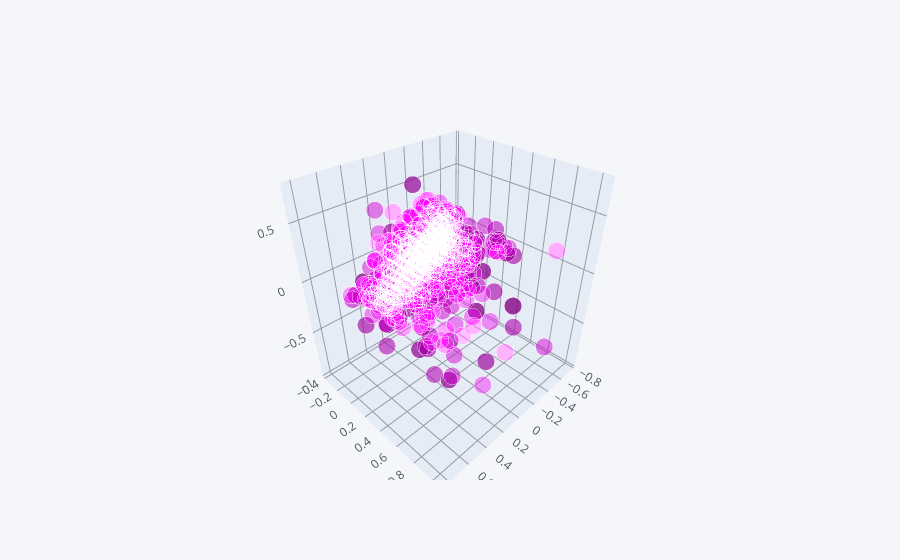

Notebook code for this chart:
### Code cell
Xm.iplot(kind='scatter3d',x=0,y=1,z=2,mode='markers',color='purple')

### Figure 1 — Plotly figure (JSON) as saved in the notebook; plotly's stock layout.template omitted (floating-point values rounded to 4 significant figures; data arrays with more than 128 entries replaced by an {"elided": "..."} marker saying what was removed)
{"data": [{"marker": {"color": {"elided": "1000 str values"}, "opacity": 0.8, "size": {"elided": "1000 int values"}, "symbol": "circle"}, "mode": "markers", "text": {"elided": "1000 str values"}, "type": "scatter3d", "x": {"elided": "1000 float values"}, "y": {"elided": "1000 float values"}, "z": {"elided": "1000 float values"}}], "layout": {"legend": {"bgcolor": "#F5F6F9", "font": {"color": "#4D5663"}}, "paper_bgcolor": "#F5F6F9", "plot_bgcolor": "#F5F6F9", "scene": {"xaxis": {"gridcolor": "#9499A3", "showgrid": true, "tickfont": {"color": "#4D5663"}, "title": {"font": {"color": "#4D5663"}, "text": ""}, "zerolinecolor": "#9499A3"}, "yaxis": {"gridcolor": "#9499A3", "showgrid": true, "tickfont": {"color": "#4D5663"}, "title": {"font": {"color": "#4D5663"}, "text": ""}, "zerolinecolor": "#9499A3"}, "zaxis": {"gridcolor": "#9499A3", "showgrid": true, "tickfont": {"color": "#4D5663"}, "title": {"font": {"color": "#4D5663"}, "text": ""}, "zerolinecolor": "#9499A3"}}, "title": {"font": {"color": "#4D5663"}}}}
